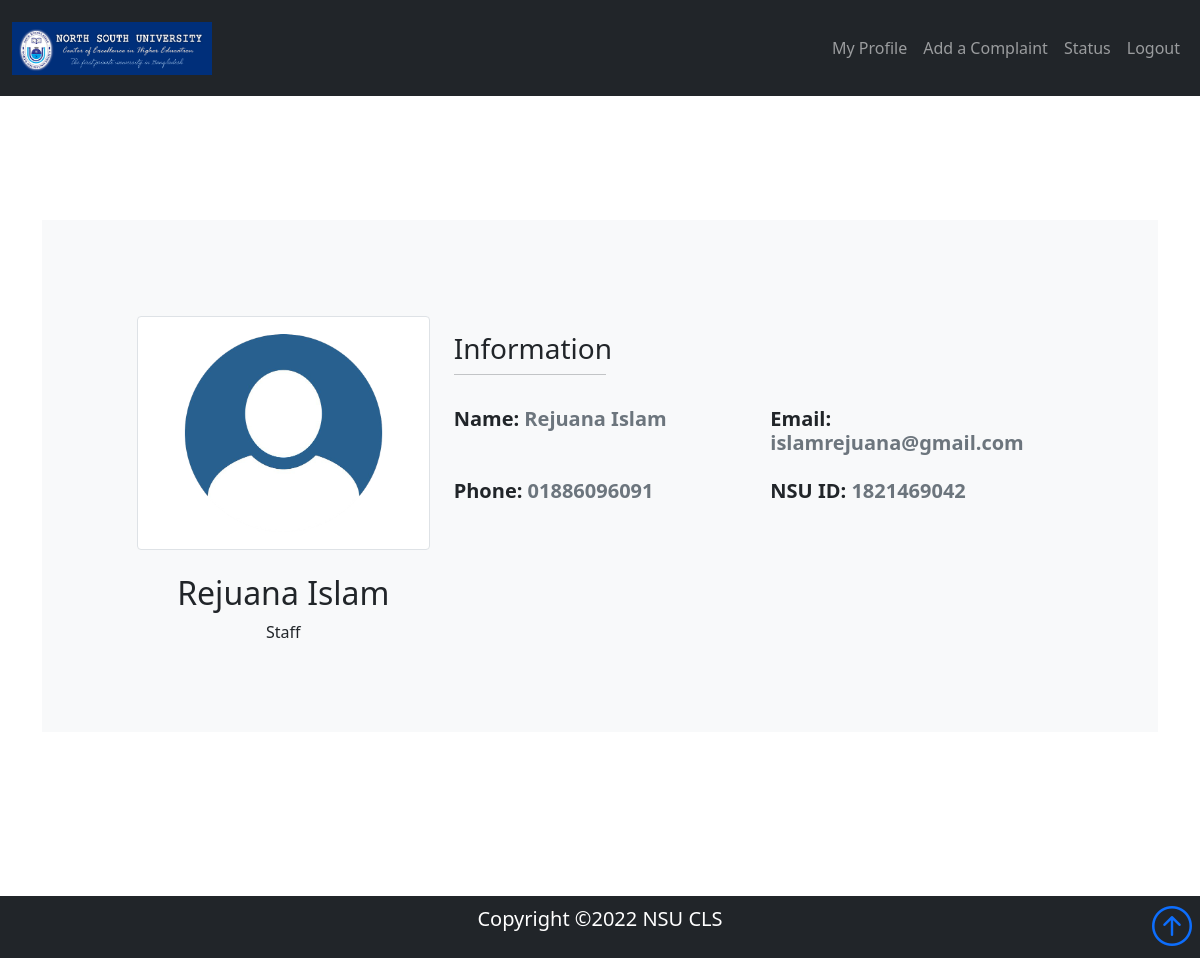
/profile/islamrejuana@gmail.com/, run on the app's committed database.
### Authentication/models.py (models this page shows, shortened)
class Staff(models.Model):
    user = models.OneToOneField(get_user_model(), on_delete=models.CASCADE)
    picture = models.ImageField(upload_to='dp/', default='dp/default.png', null=True, blank=True)

class CustomUser(AbstractBaseUser, PermissionsMixin):
    TYPE_OF_USER = (
        ('Faculty', 'Faculty'),
        ('Student', 'Student'),
        ('Administrator', 'Administrator'),
        ('Staff', 'Staff'),
    )
    type = models.CharField(max_length=100, choices=TYPE_OF_USER)
    email = models.EmailField(_('email address'), unique=True)
    name = models.CharField(max_length=200)
    phone = models.CharField(max_length=11, unique=True, validators=[validate_phone])
    nsu_id = models.CharField(max_length=10, unique=True, validators=[validate_id])
    nsu_card = models.ImageField(upload_to='NSU_ID_CARD/')
    is_staff = models.BooleanField(default=False)
    is_active = models.BooleanField(default=True)
    USERNAME_FIELD = 'email'
    REQUIRED_FIELDS = ['name', 'phone', 'nsu_id', 'nsu_card']
    objects = CustomUserManager()
    class Meta:
        verbose_name = 'user'
        verbose_name_plural = 'users'
        abstract = False

### Profile/views.py (the view)
# urls.py: path('<str:pk>/', views.userProfile, name='profile'),
def userProfile(request, pk):
    user_object = get_user_model().objects.get(email=pk)
    if request.user == user_object:
        return redirect('my-account')
    if user_object.type == 'Student':
        profile = user_object.student
    elif user_object.type == 'Faculty':
        profile = user_object.faculty
    elif user_object.type == 'Staff':
        profile = user_object.staff
    elif user_object.type == 'Administrator':
        profile = user_object.administrator
    else:
        context = {'user': user_object}
        return render(request, 'Profile/user_profile.html', context)
    context = {'user': user_object, 'profile': profile}
    return render(request, 'Profile/user_profile.html', context)

### Profile/templates/Profile/user_profile.html (shortened to what this page needs)
<!DOCTYPE html>
{% load static %}
<html lang="en" xmlns="http://www.w3.org/1999/html">
<head>
    <link href="https://cdn.jsdelivr.net/npm/bootstrap@5.0.2/dist/css/bootstrap.min.css" rel="stylesheet"
>
    <link rel="stylesheet" href="https://cdn.jsdelivr.net/npm/bootstrap-icons@1.3.0/font/bootstrap-icons.css">
</head>
<body style="position: relative; min-height: 100vh;">
<nav class="navbar navbar-expand-lg bg-dark navbar-dark py-3 fixed-top">
    <div class="container-fluid">
        <a class="navbar-brand" href="">
            <img src="{% static 'images/logo.png' %}" alt="" width="200" class="d-inline-block align-text-top">
        </a>
        <div class="collapse navbar-collapse" id="navmenu">
            <ul class="navbar-nav ms-auto">
                <li class="nav-item">
                    <a href="{% url 'my-account' %}" class="nav-link">My Profile</a>
                </li>
                <li class="nav-item">
                    <a href="{% url 'add-complaint' %}" class="nav-link">Add a Complaint</a>
                </li>
                <li class="nav-item">
                    <a href="{% url 'status' %}" class="nav-link">Status</a>
                </li>
                <li class="nav-item">
                    <a href="{% url 'logout' %}" class="nav-link">Logout</a>
                </li>
            </ul>
        </div>
    </div>
</nav>
{% if not messages %}
    <br><br><br><br>
{% endif %}
<div class="container" style="padding-top: 100px; position: relative; min-height: 100vh;">
    <br>
        <div class="bg-light mw-100">
            <div class="row d-flex justify-content-center">
                <div class="col-md-10 mt-5 pt-5">
                    <div class="row z-depth-3">
                        <div class="col-sm-4 bg.info rounded-left">
                            <div class="card-block text-center text-black">
                                <img class="img-fluid rounded mx-auto d-block img-thumbnail" style="max-height: 300px;" src="{{ profile.picture.url }}">
                                <h2 class="font-weight-bold mt-4">{{ user.name }}</h2>
                                {% if user.type == 'Faculty' %}
                                    <p>{{ user.type }}</p>
                                {% else %}
                                    <p>{{ user.type }}</p>
                                {% endif %}
                                <br><br><br>
                            </div>
                        </div>
                        <div class="col-sm-8 bg.white rounded-right">
                            <h3 class="mt-3 text-left">Information</h3>
                            <hr class="badge-primary mt-0 w-25">
                            <div class="row text-left">
                                <div class="col-sm-6 pt-3">
                                    <p class="h5 fw-bold text-muted"><span class="text-dark">Name:</span> {{ user.name }}</p>
                                </div>
                                <div class="col-sm-6 pt-3">
                                    <p class="h5 fw-bold text-muted"><span class="text-dark">Email:</span> {{ user.email }}</p>
                                </div>
                                <div class="col-sm-6 pt-3">
                                    <p class="h5 fw-bold text-muted"><span class="text-dark">Phone:</span> {{ user.phone }}</p>
                                </div>
                                <div class="col-sm-6 pt-3">
                                    <p class="h5 fw-bold text-muted"><span class="text-dark">NSU ID:</span> {{ user.nsu_id }}</p>
                                </div>
                            </div>
                        </div>
                    </div>
                </div>
            </div>
        </div>
    </div>
</body>
<footer class="p-2 bg-dark text-white text-center position-relative">
    <div class="container">
        <p class="lead">Copyright &copy;2022 NSU CLS</p>
        <a href="#" class="position-absolute bottom-0 end-0 p-2">
            <i class="bi bi-arrow-up-circle h1"></i>
        </a>
    </div>
</footer>
</html>

### data on the page
Staff: picture (placeholder picture)
CustomUser: name "Rejuana Islam", type "Staff", email "islamrejuana@gmail.com", phone "01886096091", nsu_id "1821469042"
